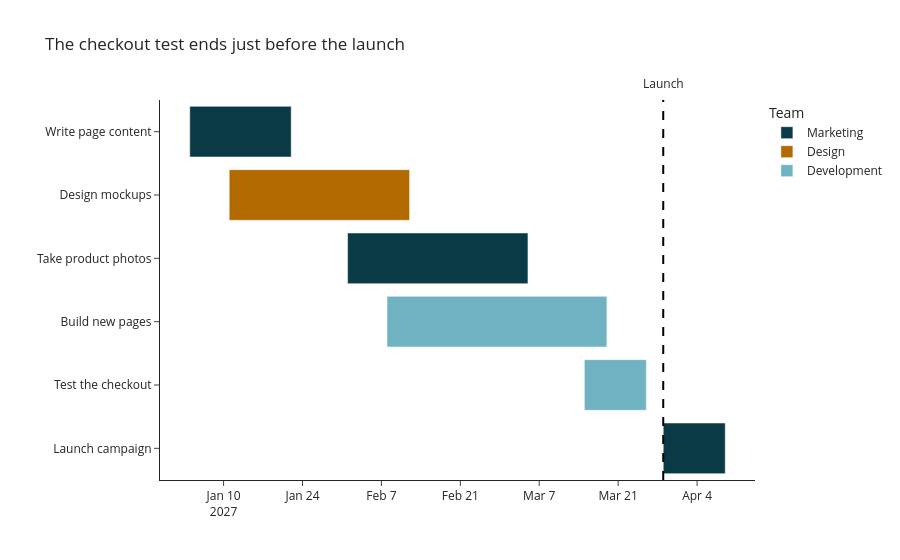

Source (notebook cell):
### Code cell
fig = px.timeline(
    plan, x_start='start', x_end='finish', y='task',
    color='team', template='simple_white',
    color_discrete_map={'Marketing': '#0b3a47',
                        'Design': '#b26a00',
                        'Development': '#6fb3c2'},
    category_orders={'task': list(plan['task'])},
    labels={'team': 'Team', 'task': ''},
    title='The checkout test ends just before the launch')
fig.add_shape(type='line', x0='2027-03-29', x1='2027-03-29',
              y0=0, y1=1, yref='paper',
              line_width=2, line_dash='dash', line_color='#000',
              opacity=1, layer='above')
fig.add_annotation(x='2027-03-29', y=1.07, yref='paper',
                   text='Launch', showarrow=False)
fig.show()

### Figure 1 — Plotly figure (JSON) as saved in the notebook; plotly's stock layout.template omitted (floating-point values rounded to 4 significant figures)
{"data": [{"base": ["2027-01-04T00:00:00.000000", "2027-02-01T00:00:00.000000", "2027-03-29T00:00:00.000000"], "hovertemplate": "Team=Marketing<br>start=%{base}<br>finish=%{x}<br>=%{y}<extra></extra>", "legendgroup": "Marketing", "marker": {"color": "#0b3a47", "pattern": {"shape": ""}}, "name": "Marketing", "orientation": "h", "showlegend": true, "textposition": "auto", "type": "bar", "x": [1555200000, 2764800000, 950400000], "xaxis": "x", "y": ["Write page content", "Take product photos", "Launch campaign"], "yaxis": "y"}, {"base": ["2027-01-11T00:00:00.000000"], "hovertemplate": "Team=Design<br>start=%{base}<br>finish=%{x}<br>=%{y}<extra></extra>", "legendgroup": "Design", "marker": {"color": "#b26a00", "pattern": {"shape": ""}}, "name": "Design", "orientation": "h", "showlegend": true, "textposition": "auto", "type": "bar", "x": [2764800000], "xaxis": "x", "y": ["Design mockups"], "yaxis": "y"}, {"base": ["2027-02-08T00:00:00.000000", "2027-03-15T00:00:00.000000"], "hovertemplate": "Team=Development<br>start=%{base}<br>finish=%{x}<br>=%{y}<extra></extra>", "legendgroup": "Development", "marker": {"color": "#6fb3c2", "pattern": {"shape": ""}}, "name": "Development", "orientation": "h", "showlegend": true, "textposition": "auto", "type": "bar", "x": [3369600000, 950400000], "xaxis": "x", "y": ["Build new pages", "Test the checkout"], "yaxis": "y"}], "layout": {"annotations": [{"showarrow": false, "text": "Launch", "x": "2027-03-29", "y": 1.07, "yref": "paper"}], "barmode": "overlay", "legend": {"title": {"text": "Team"}, "tracegroupgap": 0}, "shapes": [{"layer": "above", "line": {"color": "#000", "dash": "dash", "width": 2}, "opacity": 1, "type": "line", "x0": "2027-03-29", "x1": "2027-03-29", "y0": 0, "y1": 1, "yref": "paper"}], "title": {"text": "The checkout test ends just before the launch"}, "xaxis": {"anchor": "y", "domain": [0.0, 1.0], "type": "date"}, "yaxis": {"anchor": "x", "categoryarray": ["Launch campaign", "Test the checkout", "Build new pages", "Take product photos", "Design mockups", "Write page content"], "categoryorder": "array", "domain": [0.0, 1.0], "title": {"text": ""}}}}
